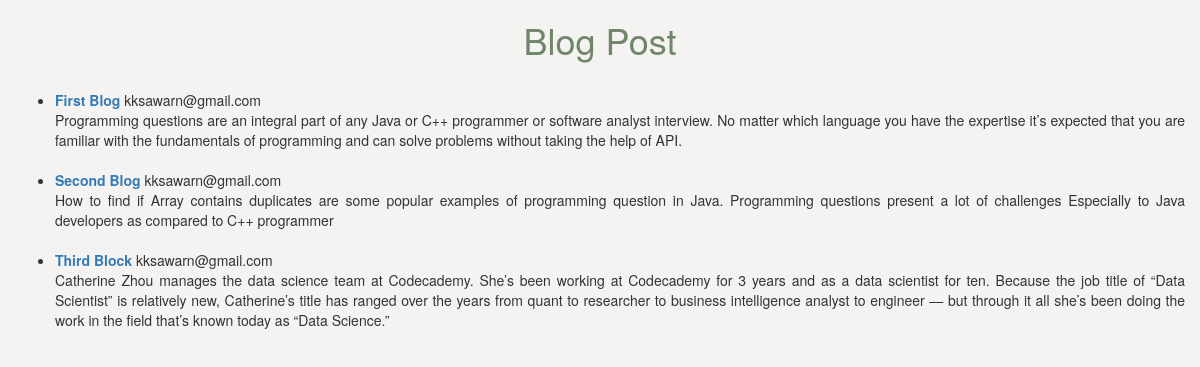
The page / on the database its author committed.
### theblog/models.py (models this page shows, shortened)
class Post(models.Model):
    title = models.CharField(max_length=60)
    author = models.ForeignKey(User,on_delete=models.CASCADE)
    body = models.TextField()

### theblog/views.py (the view)
# urls.py: path('', HomeView.as_view(), name = 'home'),
class HomeView(ListView):
    model = Post
    template_name = 'home.html'

### theblog/templates/home.html (shortened to what this page needs)
<!DOCTYPE html>
<html>
    <head>
<link rel="stylesheet" href="https://maxcdn.bootstrapcdn.com/bootstrap/3.4.1/css/bootstrap.min.css">
    </head>
    <body>
        <div class="container">
            <div class="row">
                <h1 style="text-align: center;">Blog Post</h1>
                <ul >
                    {% for post in object_list%}
                        <br>
                        <li style="text-align: justify;">
                            <a href="{% url 'details'  post.pk %}">
                                <b>{{post.title}}</b>
                            </a>
                            {{post.author}} <br>
                            {{post.body}}
                            <br>
                        </li>
                    {% endfor%}
                </ul>
            </div>
        </div>
    </body>
</html>

### theblog/templates/home.html (style rules this page uses)
body { background-color: #F5F3F2; }
h1 { color: rgb(112, 134, 106); }

### rows shown on the page
Post: title "First Blog", author "kksawarn@gmail.com", body "Programming questions are an integral part of any Java or C++ programmer or software analyst interview. No matter which language you have the expertise it’s expected that you are familiar with the fundamentals of programming and can solve problems without taking the help of API."
Post: title "Second Blog", author "kksawarn@gmail.com", body "How to find if Array contains duplicates are some popular examples of programming question in Java. Programming questions present a lot of challenges Especially to Java developers as compared to C++ programmer"
Post: title "Third Block", author "kksawarn@gmail.com", body "Catherine Zhou manages the data science team at Codecademy. She’s been working at Codecademy for 3 years and as a data scientist for ten. Because the job title of “Data Scientist” is relatively new, Catherine’s title has ranged over the years from quant to researcher to business intelligence analyst to engineer — but through it all she’s been doing the work in the field that’s known today as “Data Science.”"
